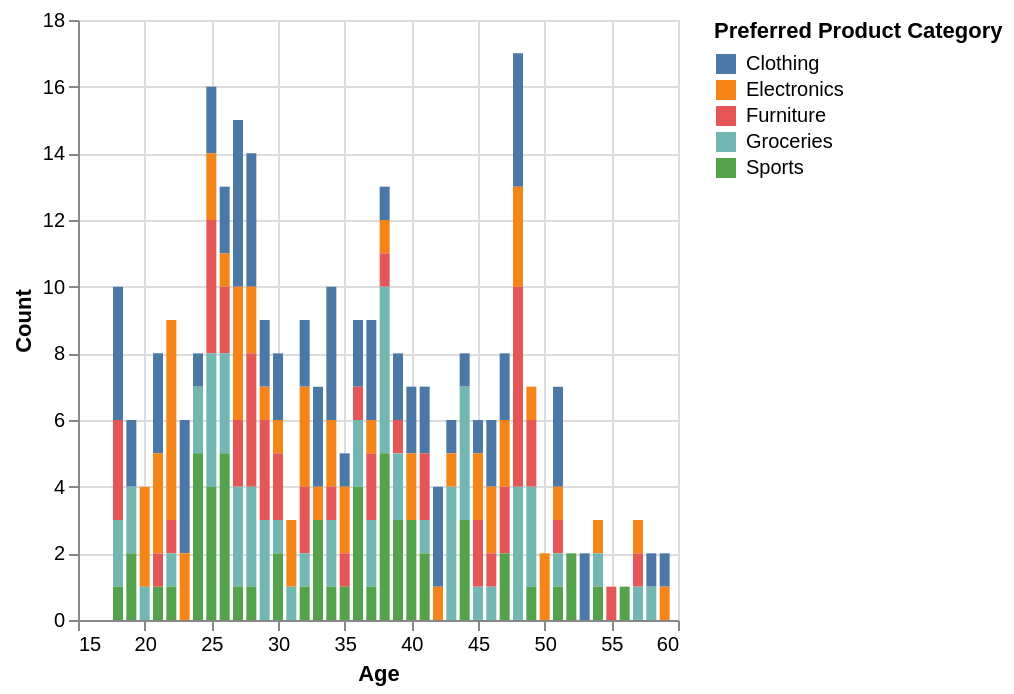

The notebook cell this image was saved under:
### Code cell
# prompt: Using dataframe grouped_data: plot a bar graph of Preferred Product Category by age

import altair as alt

alt.Chart(grouped_data).mark_bar().encode(
    x='Age',
    y='Count',
    color='Preferred Product Category'
)

### Figure 1 — Vega-Lite specification as saved in the notebook (floating-point values rounded to 4 significant figures; data arrays with more than 128 entries replaced by an {"elided": "..."} marker saying what was removed)
{"config": {"view": {"continuousWidth": 300, "continuousHeight": 300}}, "data": {"name": "data-4302fa7cf8198050836a1598b0a01c5f"}, "mark": {"type": "bar"}, "encoding": {"color": {"field": "Preferred Product Category", "type": "nominal"}, "x": {"field": "Age", "type": "quantitative"}, "y": {"field": "Count", "type": "quantitative"}}, "$schema": "https://vega.github.io/schema/vega-lite/v5.20.1.json", "datasets": {"data-4302fa7cf8198050836a1598b0a01c5f": {"elided": "143 records"}}}
